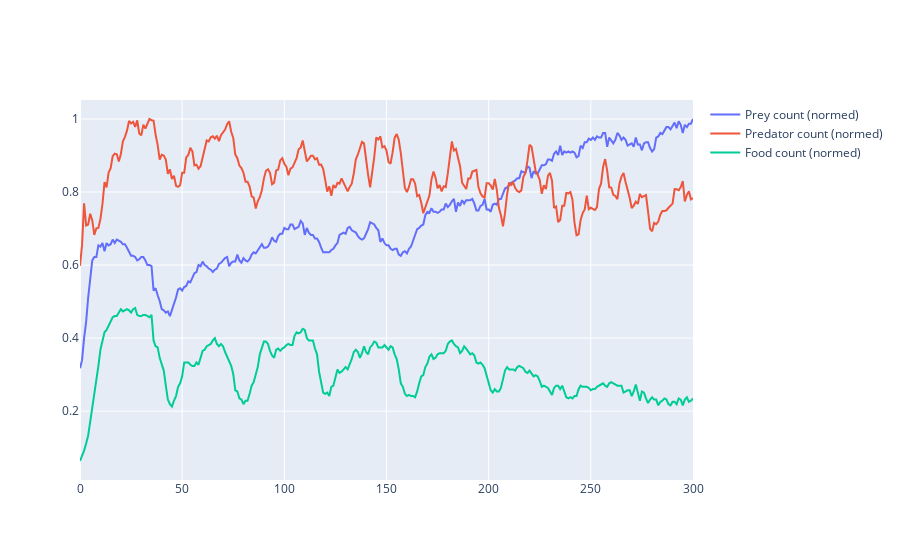

Write notebook code for a chart like this one.
### Markdown cell above
### A temporal summary for the simulation

On the following plot, we can see how the people, predator and available food changes along time. Can you see any cyclical patterns?

### Code cell
fig = go.Figure()

fig.add_trace(go.Scatter(x=timesteps, 
                         y=people_count / people_count.max(),
                         mode='lines',
                         name='people count (normed)'))


fig.add_trace(go.Scatter(x=timesteps, 
                         y=food_at_sites / food_at_sites.max(),
                         mode='lines',
                         name='Predator count (normed)'))


fig.add_trace(go.Scatter(x=timesteps, 
                         y=predator_count / people_count.max(),
                         mode='lines',
                         name='Food count (normed)'))

fig.show()

### Figure 1 — Plotly figure (JSON) as saved in the notebook; plotly's stock layout.template omitted (floating-point values rounded to 4 significant figures; data arrays with more than 128 entries replaced by an {"elided": "..."} marker saying what was removed)
{"data": [{"mode": "lines", "name": "Prey count (normed)", "type": "scatter", "x": {"elided": "301 int values"}, "y": {"elided": "301 float values"}}, {"mode": "lines", "name": "Predator count (normed)", "type": "scatter", "x": {"elided": "301 int values"}, "y": {"elided": "301 float values"}}, {"mode": "lines", "name": "Food count (normed)", "type": "scatter", "x": {"elided": "301 int values"}, "y": {"elided": "301 float values"}}], "layout": {}}
